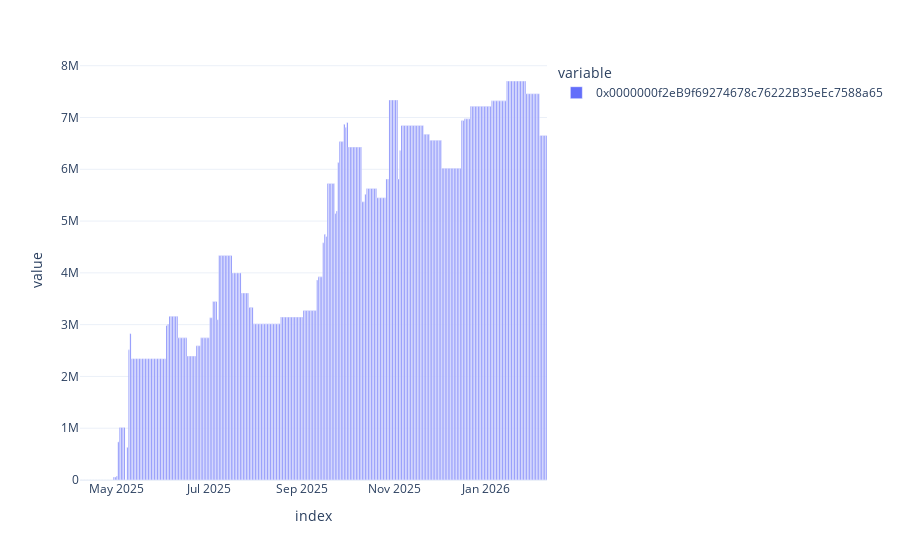

Source (notebook cell):
### Code cell
px.bar(full_df["0x0000000f2eB9f69274678c76222B35eEc7588a65"]).show()

### Figure 1 — Plotly figure (JSON) as saved in the notebook; plotly's stock layout.template omitted (floating-point values rounded to 4 significant figures; data arrays with more than 128 entries replaced by an {"elided": "..."} marker saying what was removed)
{"data": [{"alignmentgroup": "True", "hovertemplate": "variable=0x0000000f2eB9f69274678c76222B35eEc7588a65<br>index=%{x}<br>value=%{y}<extra></extra>", "legendgroup": "0x0000000f2eB9f69274678c76222B35eEc7588a65", "marker": {"color": "#636efa", "pattern": {"shape": ""}}, "name": "0x0000000f2eB9f69274678c76222B35eEc7588a65", "offsetgroup": "0x0000000f2eB9f69274678c76222B35eEc7588a65", "orientation": "v", "showlegend": true, "textposition": "auto", "type": "bar", "x": {"elided": "310 str values"}, "xaxis": "x", "y": {"elided": "310 float values"}, "yaxis": "y"}], "layout": {"barmode": "relative", "legend": {"title": {"text": "variable"}, "tracegroupgap": 0}, "margin": {"t": 60}, "xaxis": {"anchor": "y", "domain": [0, 1], "title": {"text": "index"}}, "yaxis": {"anchor": "x", "domain": [0, 1], "title": {"text": "value"}}}}
